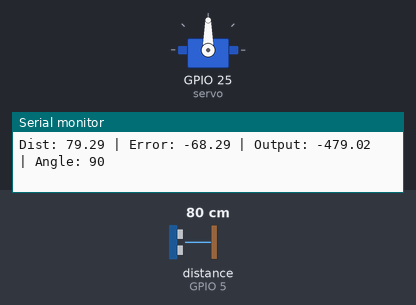
Simulated run of this sketch. Board: ESP32. Parts: servo, the last lines printed to the serial monitor. Wiring (inferred from the names in the program): ultrasonic range finder: trigger GPIO 18; echo GPIO 5. Inputs (shaded band) come from the test bench; at power-on: distance to the obstacle (sensor on GPIO 5) 80 cm. The echo pulse lasts 58.3 µs per cm.

Above: at 1.2 s.
1.3 s: distance to the obstacle (sensor on GPIO 5) set to 4 cm
At 3.1 s:
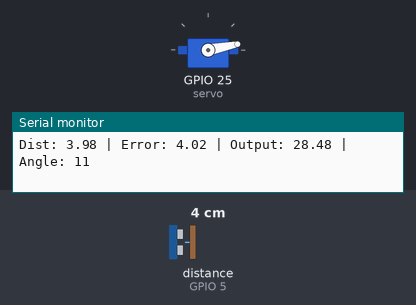
4.3 s: distance to the obstacle (sensor on GPIO 5) set to 14 cm
At 5.1 s:
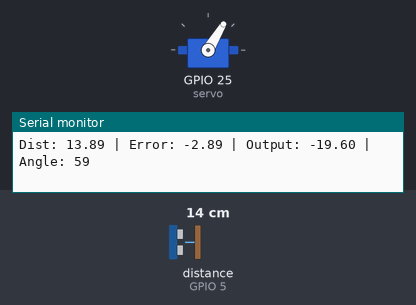
7.3 s: distance to the obstacle (sensor on GPIO 5) set to 9 cm
At 8.4 s:
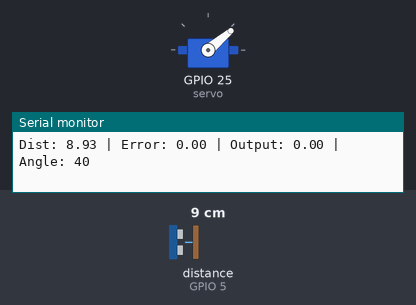
8.8 s: distance to the obstacle (sensor on GPIO 5) set to 2 cm
At 9.1 s:
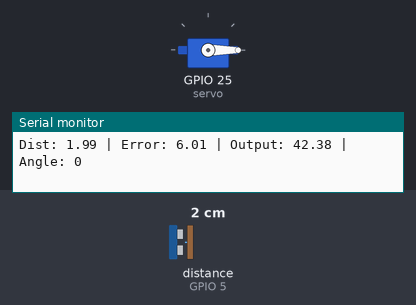
11.8 s: distance to the obstacle (sensor on GPIO 5) set to 35 cm
At 13.1 s:
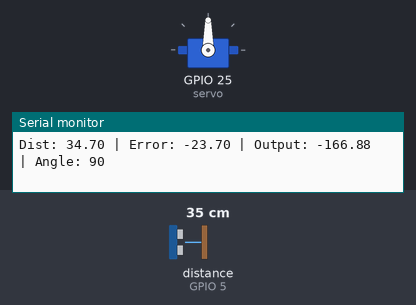
Timing chart, 0 to 14.3 s (numbered marks = the images above; inputs shaded):
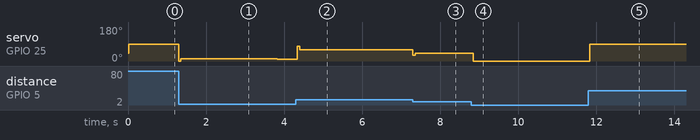

The sketch:

Ball_and_Beam_Control_System_with_Timer_Interrupt.ino
```cpp
#include <ESP32Servo.h>

Servo servo;

#define trig 18
#define echo 5

// PID
float kp = 7.0;
float ki = 0.01;
float kd = 3.0;

float prevError = 0;
float sumError = 0;

int center = 40;

// ---------------- TIMER ----------------
hw_timer_t *timer = NULL;
volatile bool controlFlag = false;

// ISR
void IRAM_ATTR onTimer() {
  controlFlag = true;
}

// ---------------- SETUP ----------------
void setup() {
  Serial.begin(9600);

  pinMode(trig, OUTPUT);
  pinMode(echo, INPUT);

  servo.attach(25);
  servo.write(center);

  // ===== ESP32 3.x TIMER API =====

  timer = timerBegin(1000000);
  // 1 MHz tick = 1 microsecond resolution

  timerAttachInterrupt(timer, &onTimer);

  timerAlarm(timer, 10000, true, 0);
  // 10000 us = 10 ms
}

// ---------------- LOOP ----------------
void loop() {

  if (controlFlag) {
    controlFlag = false;
    PID();
  }
}

// ---------------- ULTRASONIC ----------------
float getDistance() {
  static float last = 10;

  digitalWrite(trig, LOW);
  delayMicroseconds(2);

  digitalWrite(trig, HIGH);
  delayMicroseconds(10);
  digitalWrite(trig, LOW);

  long t = pulseIn(echo, HIGH, 30000);

  float d = (0.034 * t) / 2;

  if (d > 0) last = d;

  return last;
}

// ---------------- PID ----------------
void PID() {

  float dis = getDistance();

  int setMin = 8;
  int setMax = 11;

  float error = 0;

  if (dis < setMin) {
    error = setMin - dis;
  }
  else if (dis > setMax) {
    error = setMax - dis;
  }
  else {
    error = 0;
    sumError = 0;
  }

  float P = kp * error;

  sumError += error;
  sumError = constrain(sumError, -100, 100);

  float I = ki * sumError;

  float D = kd * (error - prevError);

  float output = P + I + D;

  prevError = error;

  int angle = constrain((int)(center - output), 0, 90);

  servo.write(angle);

  Serial.print("Dist: "); Serial.print(dis);
  Serial.print(" | Error: "); Serial.print(error);
  Serial.print(" | Output: "); Serial.print(output);
  Serial.print(" | Angle: "); Serial.println(angle);
}
```

Measured:
- after the input at 1.3 s, servo on GPIO 25 (servo): 90° → 12° at once, → 11° 1.2 s later, → 10° 1.3 s later
- after the input at 4.3 s, servo on GPIO 25 (servo): 10° → 59° at once, → 60° 1.5 s later
- after the input at 7.3 s, servo on GPIO 25 (servo): 60° → 40° at once
- after the input at 8.8 s, servo on GPIO 25 (servo): 40° → 0° after 0.05 s
- after the input at 11.8 s, servo on GPIO 25 (servo): 0° → 90° at once
